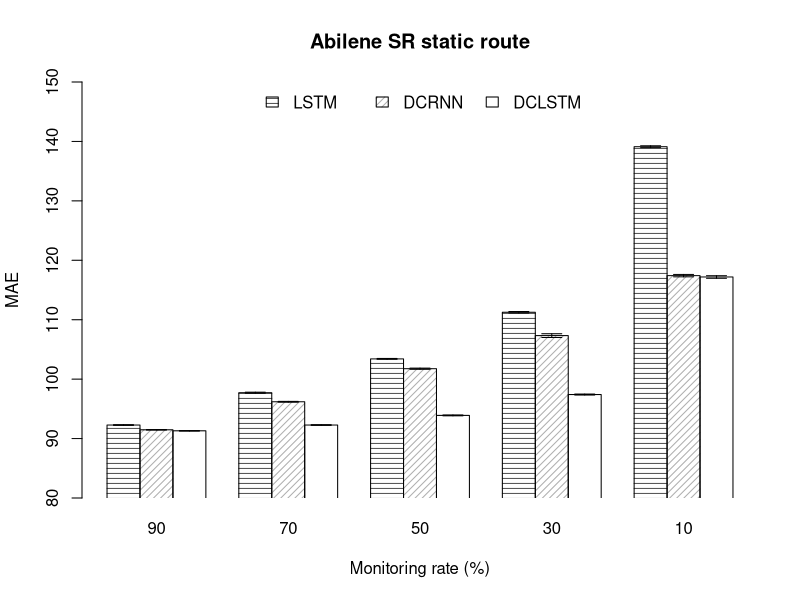

The R source for this figure:
error_bar <- function(x, y, upper, lower=upper, length=0.1,...){
  arrows(x,y+upper, x, y-lower, angle=90, code=3, length=length, ...)
}

# Load data
mean <- read.csv('data/mean.csv')
rownames(mean) <- mean[,1]
mean <- as.matrix(mean[,-1])
std <- read.csv('data/std.csv')
rownames(std) <- std[,1]
std <- as.matrix(std[,-1])
names = c('90', '70', '50', '30', '10')

# Custom the texture
density = c()
for (i in 1:5){
    density = c(density, 20)
    density = c(density, 20)
    density = c(density, 0)
}
angle = c()
for (i in 1:5){
    angle = c(angle, 0)
    angle = c(angle, 45)
    angle = c(angle, 90)
}

# Plot data
png(file='figure/multi.png')

# plot mean
ylim = c(floor((min(mean) - 5) / 10) * 10, ceiling((max(mean) + 5) / 10) * 10)
id <- barplot(mean, 
              names=names,
              density=density,
              angle=angle, 
              beside=T, 
              legend.text=T,
              ylim=ylim, 
              xpd=FALSE,
              xlab='Monitoring rate (%)',
              ylab='MAE',
              main='Abilene SR static route',
              args.legend=list(bty='n', x='top', ncol=3))

# plot std
error_bar(id, mean, std)
dev.off()
